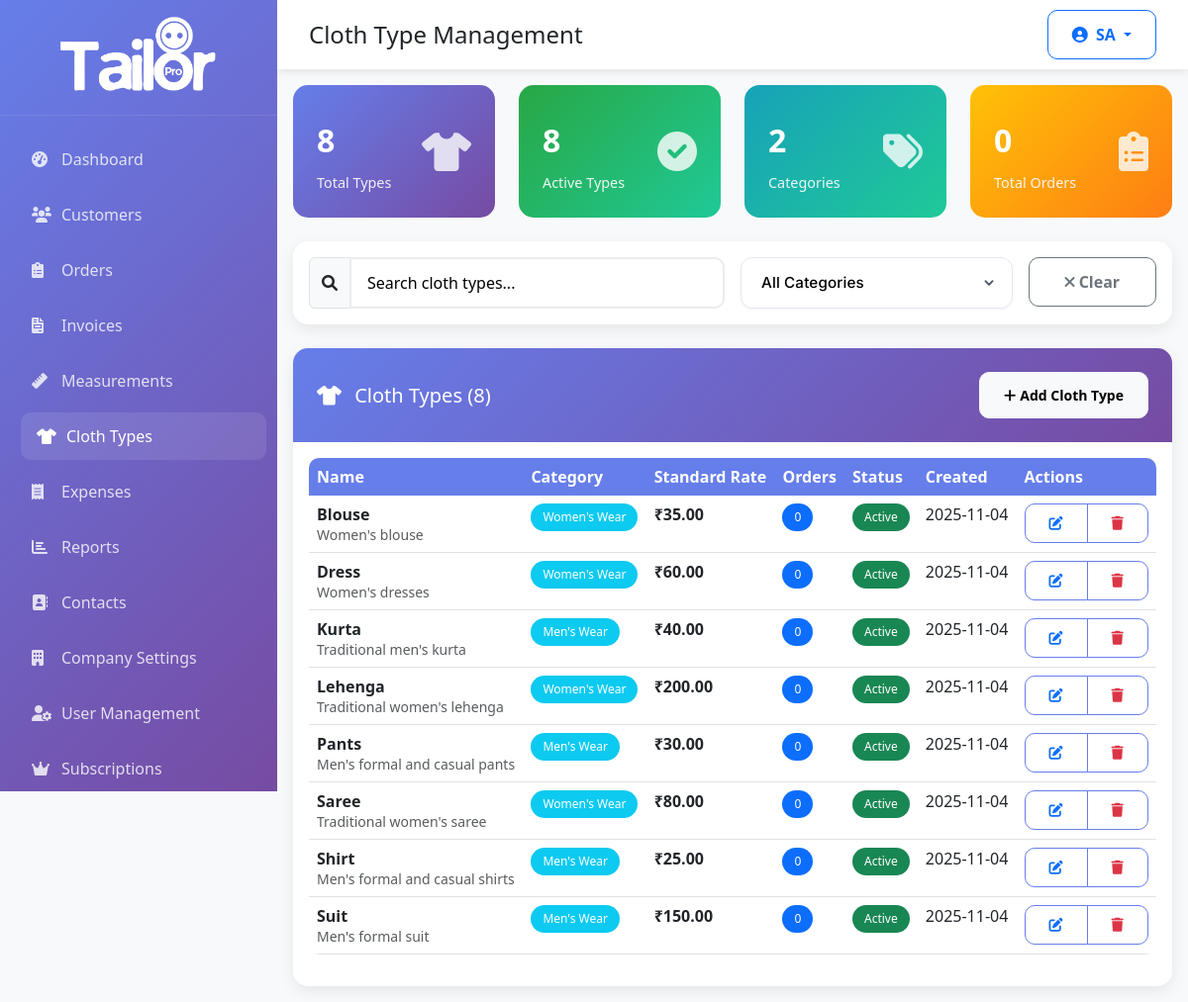
The app's page /admin/cloth-types.php (signed in) with its own data.
### tables this page shows
CREATE TABLE `cloth_types` (
  `id` int(11) NOT NULL AUTO_INCREMENT,
  `company_id` int(11) DEFAULT NULL,
  `name` varchar(100) NOT NULL,
  `description` text DEFAULT NULL,
  `standard_rate` decimal(10,2) DEFAULT NULL,
  `category` varchar(50) DEFAULT NULL,
  `measurement_chart_image` varchar(255) DEFAULT NULL,
  `status` enum('active','inactive') NOT NULL DEFAULT 'active',
  `created_at` timestamp NOT NULL DEFAULT CURRENT_TIMESTAMP,
  PRIMARY KEY (`id`),
  KEY `company_id` (`company_id`),
  FOREIGN KEY (`company_id`) REFERENCES `companies` (`id`) ON DELETE CASCADE
);

### config/database.php (called while the page is built, shortened)
<?php
class Database {
    private $host;
    private $db_name;
    private $username;
    private $password;
    private $charset = 'utf8mb4';
    public function __construct() {
        $isLocal = $this->isLocalEnvironment();
        if ($isLocal) {
            $this->host = 'localhost';
            $this->db_name = 'tailoring_management';
            $this->username = 'root';
            $this->password = '';
        } else {
            $this->host = 'localhost';
            $this->db_name = 'u402017191_tailorpro';
            $this->username = 'u402017191_tailorpro';
            $this->password = 'Tailorpro@99';
        }
    }
    private function isLocalEnvironment() {
        $serverName = $_SERVER['SERVER_NAME'] ?? $_SERVER['HTTP_HOST'] ?? 'localhost';
        $localIndicators = [
            'localhost',
            '127.0.0.1',
            '::1',
            'local.test',
            '.local',
            'wamp',
            'xampp'
        ];
        foreach ($localIndicators as $indicator) {
            if (stripos($serverName, $indicator) !== false) {
                return true;
            }
        }
        return false;
    }
    public function getConnection() {
        $this->conn = null;
        try {
            $dsn = "mysql:host=" . $this->host . ";dbname=" . $this->db_name . ";charset=" . $this->charset;
            $options = [
                PDO::ATTR_ERRMODE => PDO::ERRMODE_EXCEPTION,
                PDO::ATTR_DEFAULT_FETCH_MODE => PDO::FETCH_ASSOC,
                PDO::ATTR_EMULATE_PREPARES => false,
            ];
            $this->conn = new PDO($dsn, $this->username, $this->password, $options);
        } catch(PDOException $exception) {
            echo "Connection error: " . $exception->getMessage();
        }
        return $this->conn;
    }
}
?>

### models/BaseModel.php (called while the page is built, shortened)
<?php
require_once __DIR__ . '/../config/database.php';
class BaseModel {
    protected $conn;
    protected $table;
    public function __construct() {
        $database = new Database();
        $this->conn = $database->getConnection();
    }
    public function count($conditions = []) {
        $query = "SELECT COUNT(*) as count FROM " . $this->table;
        $params = [];
        if (!empty($conditions)) {
            $where_clauses = [];
            foreach ($conditions as $column => $value) {
                $where_clauses[] = $column . " = :" . $column;
                $params[$column] = $value;
            }
            $query .= " WHERE " . implode(" AND ", $where_clauses);
        }
        $stmt = $this->conn->prepare($query);
        $stmt->execute($params);
        $result = $stmt->fetch();
        return $result['count'];
    }
}
?>

### config/config.php (called while the page is built, shortened)
<?php
function format_currency($amount, $currency = 'INR') {
    return '₹' . number_format($amount, 2);
}
function format_date($date, $format = 'Y-m-d') {
    return date($format, strtotime($date));
}
function get_company_id() {
    return $_SESSION['company_id'] ?? null;
}
?>

### admin/models/ClothType.php (called while the page is built, shortened)
<?php
class ClothType extends BaseModel {
    protected $table = 'cloth_types';
    private function getCompanyId() {
        require_once __DIR__ . '/../../config/config.php';
        return get_company_id();
    }
    public function getClothTypeStats() {
        $companyId = $this->getCompanyId();
        $stats = [];
        $conditions = [];
        $stats['total'] = $this->count($conditions);
        $conditions['status'] = 'active';
        $stats['active'] = $this->count($conditions);
        $query = "SELECT DISTINCT category FROM " . $this->table . " WHERE category IS NOT NULL AND status = 'active'";
        $query .= " ORDER BY category";
        $stmt = $this->conn->prepare($query);
        $stmt->execute();
        $stats['categories'] = $stmt->fetchAll(PDO::FETCH_COLUMN);
        return $stats;
    }
    public function getClothTypesWithOrderCount() {
        $companyId = $this->getCompanyId();
        $query = "SELECT ct.*, COUNT(o.id) as order_count
                  FROM " . $this->table . " ct
                  LEFT JOIN orders o ON ct.id = o.cloth_type_id";
        $where_clauses = ["ct.status = 'active'"];
        $params = [];
        $query .= " WHERE " . implode(" AND ", $where_clauses);
        $query .= " GROUP BY ct.id
                  ORDER BY ct.name";
        $stmt = $this->conn->prepare($query);
        $stmt->execute();
        return $stmt->fetchAll();
    }
    public function count($conditions = []) {
        $companyId = $this->getCompanyId();
        return parent::count($conditions);
    }
}
?>

### admin/cloth-types.php (the view, shortened to what this page needs)
<?php
require_once 'includes/header.php';
require_once 'models/ClothType.php';
$clothTypeModel = new ClothType();
$page = (int)($_GET['page'] ?? 1);
$limit = RECORDS_PER_PAGE;
$offset = ($page - 1) * $limit;
$clothTypes = $clothTypeModel->getClothTypesWithOrderCount();
$clothTypes = array_values($clothTypes);
$totalClothTypes = count($clothTypes);
if ($limit > 0) {
    $clothTypes = array_slice($clothTypes, $offset, $limit);
} else {
    $totalPages = 1;
}
$clothTypeStats = $clothTypeModel->getClothTypeStats();
?>
<div class="row mb-2">
    <div class="col-xl-3 col-md-6">
        <div class="stat-card">
            <div class="d-flex justify-content-between align-items-center">
                <div>
                    <div class="stat-number"><?php echo number_format($clothTypeStats['total']); ?></div>
                    <div class="stat-label">Total Types</div>
                </div>
                <div class="stat-icon">
                    <i class="fas fa-tshirt"></i>
                </div>
            </div>
        </div>
    </div>
    <div class="col-xl-3 col-md-6">
        <div class="stat-card" style="background: linear-gradient(135deg, #28a745 0%, #20c997 100%);">
            <div class="d-flex justify-content-between align-items-center">
                <div>
                    <div class="stat-number"><?php echo number_format($clothTypeStats['active']); ?></div>
                    <div class="stat-label">Active Types</div>
                </div>
                <div class="stat-icon">
                    <i class="fas fa-check-circle"></i>
                </div>
            </div>
        </div>
    </div>
    <div class="col-xl-3 col-md-6">
        <div class="stat-card" style="background: linear-gradient(135deg, #17a2b8 0%, #20c997 100%);">
            <div class="d-flex justify-content-between align-items-center">
                <div>
                    <div class="stat-number"><?php echo count($clothTypeStats['categories']); ?></div>
                    <div class="stat-label">Categories</div>
                </div>
                <div class="stat-icon">
                    <i class="fas fa-tags"></i>
                </div>
            </div>
        </div>
    </div>
    <div class="col-xl-3 col-md-6">
        <div class="stat-card" style="background: linear-gradient(135deg, #ffc107 0%, #fd7e14 100%);">
            <div class="d-flex justify-content-between align-items-center">
                <div>
                    <div class="stat-number"><?php echo array_sum(array_column($clothTypes, 'order_count')); ?></div>
                    <div class="stat-label">Total Orders</div>
                </div>
                <div class="stat-icon">
                    <i class="fas fa-clipboard-list"></i>
                </div>
            </div>
        </div>
    </div>
</div>
<div class="card mb-4">
    <div class="card-body">
        <div class="row g-3">
            <div class="col-md-6">
                <div class="input-group">
                    <span class="input-group-text">
                        <i class="fas fa-search"></i>
                    </span>
                    <input type="text"
                           id="searchInput"
                           class="form-control"
                           placeholder="Search cloth types..."
                           autocomplete="off">
                </div>
            </div>
            <div class="col-md-4">
                <select class="form-select" id="categoryFilter">
                    <option value="">All Categories</option>
                </select>
            </div>
            <div class="col-md-2">
                <button type="button" id="clearFilters" class="btn btn-outline-secondary w-100">
                    <i class="fas fa-times"></i> Clear
                </button>
            </div>
        </div>
    </div>
</div>
<div class="card">
    <div class="card-header d-flex justify-content-between align-items-center">
        <h5 class="card-title mb-0">
            <i class="fas fa-tshirt me-2"></i>
            Cloth Types (<?php echo number_format($totalClothTypes); ?>)
        </h5>
        <button type="button" class="btn btn-light btn-sm" data-bs-toggle="modal" data-bs-target="#clothTypeModal">
            <i class="fas fa-plus me-1"></i>Add Cloth Type
        </button>
    </div>
    <div class="card-body">
        <?php if (!empty($clothTypes)): ?>
            <div class="table-responsive">
                <table class="table table-hover">
                    <thead>
                        <tr>
                            <th>Name</th>
                            <th>Category</th>
                            <th>Standard Rate</th>
                            <th>Orders</th>
                            <th>Status</th>
                            <th>Created</th>
                            <th>Actions</th>
                        </tr>
                    </thead>
                    <tbody>
                        <?php foreach ($clothTypes as $clothType): ?>
                        <tr>
                            <td>
                                <div>
                                    <strong><?php echo htmlspecialchars($clothType['name']); ?></strong>
                                    <?php if (!empty($clothType['description'])): ?>
                                        <br>
                                        <small class="text-muted"><?php echo htmlspecialchars(substr($clothType['description'], 0, 50)); ?><?php echo strlen($clothType['description']) > 50 ? '...' : ''; ?></small>
                                    <?php endif; ?>
                                </div>
                            </td>
                            <td>
                                <?php if (!empty($clothType['category'])): ?>
                                    <span class="badge bg-info"><?php echo htmlspecialchars($clothType['category']); ?></span>
                                <?php else: ?>
                                    <span class="text-muted">-</span>
                                <?php endif; ?>
                            </td>
                            <td>
                                <?php if (!empty($clothType['standard_rate'])): ?>
                                    <strong><?php echo format_currency($clothType['standard_rate']); ?></strong>
                                <?php else: ?>
                                    <span class="text-muted">Not set</span>
                                <?php endif; ?>
                            </td>
                            <td>
                                <span class="badge bg-primary"><?php echo $clothType['order_count']; ?></span>
                            </td>
                            <td>
                                <span class="badge bg-<?php echo $clothType['status'] === 'active' ? 'success' : 'secondary'; ?>">
                                    <?php echo ucfirst($clothType['status']); ?>
                                </span>
                            </td>
                            <td><?php echo format_date($clothType['created_at']); ?></td>
                            <td>
                                <div class="btn-group btn-group-sm" role="group">
                                    <button type="button"
                                            class="btn btn-outline-primary"
                                            onclick="editClothType(<?php echo htmlspecialchars(json_encode($clothType)); ?>)"
                                            title="Edit" style="border: 1px solid #667eea;">
                                        <i class="fas fa-edit"></i>
                                    </button>
                                    <button type="button"
                                            class="btn btn-outline-danger"
                                            onclick="deleteClothType(<?php echo $clothType['id']; ?>, '<?php echo htmlspecialchars($clothType['name']); ?>')"
                                            title="Delete" style="border: 1px solid #667eea;">
                                        <i class="fas fa-trash"></i>
                                    </button>
                                </div>
                            </td>
                        </tr>
                        <?php endforeach; ?>
                    </tbody>
                </table>
            </div>
        <?php endif; ?>
    </div>
</div>
<?php require_once 'includes/footer.php'; ?>

### records on screen
cloth_types: name "Blouse", description "Women's blouse", category "Women's Wear", standard_rate "₹35.00", order_count "0", status "Active", created_at "2025-11-04"
cloth_types: name "Dress", description "Women's dresses", category "Women's Wear", standard_rate "₹60.00", order_count "0", status "Active", created_at "2025-11-04"
cloth_types: name "Kurta", description "Traditional men's kurta", category "Men's Wear", standard_rate "₹40.00", order_count "0", status "Active", created_at "2025-11-04"
cloth_types: name "Lehenga", description "Traditional women's lehenga", category "Women's Wear", standard_rate "₹200.00", order_count "0", status "Active", created_at "2025-11-04"
cloth_types: name "Pants", description "Men's formal and casual pants", category "Men's Wear", standard_rate "₹30.00", order_count "0", status "Active", created_at "2025-11-04"
cloth_types: name "Saree", description "Traditional women's saree", category "Women's Wear", standard_rate "₹80.00", order_count "0", status "Active", created_at "2025-11-04"
cloth_types: name "Shirt", description "Men's formal and casual shirts", category "Men's Wear", standard_rate "₹25.00", order_count "0", status "Active", created_at "2025-11-04"
cloth_types: name "Suit", description "Men's formal suit", category "Men's Wear", standard_rate "₹150.00", order_count "0", status "Active", created_at "2025-11-04"

### other values on screen
__t(strtolower(str_replace('_', ' ', $page_title ?? 'dashboard'))) "Cloth Type Management"
$initials "SA"
$clothTypeStats['total'] "8"
$clothTypeStats['active'] "8"
count($clothTypeStats['categories']) "2"
array_sum(array_column($clothTypes, 'order_count')) "0"
$totalClothTypes "8"
